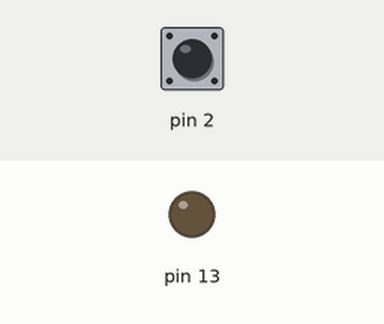
A sketch run on a simulated Arduino Uno, built with avr-gcc and run on an emulated ATmega328P. Shown: output pins drawn as LEDs (lit = HIGH). The test bench sets the inputs (shaded band); at power-on: pin 2 LOW. What the sketch prints to the serial monitor is not drawn.

Above: at 1.2 s.
1.3 s: pin 2 pulsed HIGH 5 times (0.12 s each, 0.3 s apart)
At 2.26 s:
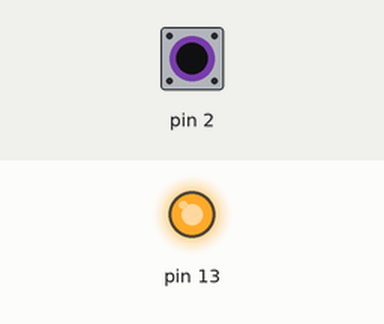
Timing chart, 0 to 4.3 s (numbered marks = the images above; inputs shaded):
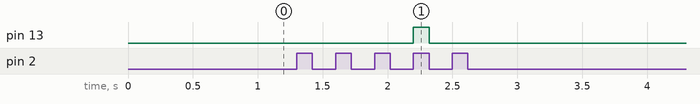

The sketch:

TactSwitchDTS6V.ino
```cpp
//
// Sample sketch for class Tact Switch(use Interrupt / pull-down)
//
#include "TactSwitchDTS6V.hpp"

using namespace ElectronicComponent;

TactSwitchDTS6V* mySwitch;
const unsigned long BAUD_RATE       = 9600UL;
const unsigned int  SIGNAL_LINE_PIN = 2U;
const unsigned int  ONBOARD_LED     = 13U;

void setup() {
  Serial.begin( BAUD_RATE );
  Serial.println("Ready...");

  mySwitch = new TactSwitchDTS6V( SIGNAL_LINE_PIN, TactSwitchDTS6V::TYPE_PULLDOWN );
  attachInterrupt( digitalPinToInterrupt( SIGNAL_LINE_PIN ), (void (*)())&mySwitch->startInterrupt, RISING );

  pinMode( ONBOARD_LED, OUTPUT );
  digitalWrite( ONBOARD_LED, LOW );
}

void loop() {
  int ret = mySwitch->getCondition();

  if( ret == TactSwitchDTS6V::RET_SHORTDOWN ) {
    Serial.print( millis() );
    Serial.println( " : Switch Down" );
    digitalWrite( ONBOARD_LED, LOW );

  } else if( ret == TactSwitchDTS6V::RET_HOLDDOWN ) {
    Serial.print( millis() );
    Serial.println( " : Switch Holddown" );
    digitalWrite( ONBOARD_LED, LOW );

  } else if( ret == TactSwitchDTS6V::RET_PUSHING ) {
    digitalWrite( ONBOARD_LED, HIGH );

  }

}
```

TactSwitchDTS6V.cpp
```cpp
//
// Filename :   TactSwitchDTS6V.cpp
// Abstruct :   Method for TactSwitchDTS6V class
// Author   :   application_division@atit.jp
// Update   :   2024/10/11 New Creation
#include "Arduino.h"
#include "TactSwitchDTS6V.hpp"

namespace ElectronicComponent {
//
// Method   :   TactSwitchDTS6V
// Abstruct :   コンストラクタ
// Argument :   int inputPin : Arduino側ピン番号
// Note     :   回路区分が省略された場合、プルアップにする
TactSwitchDTS6V::TactSwitchDTS6V( unsigned int inputPin ) : TactSwitchDTS6V( inputPin, TYPE_PULLUP ) {
}

//
// Method   :   TactSwitchDTS6V
// Abstruct :   コンストラクタ
// Argument :   int inputPin : Arduino側ピン番号
//          :   int typePull : 回路区分(pull-up/pull-down)
static TactSwitchDTS6V::TactSwitchDTS6V( unsigned int inputPin, const int typePull ) {
    this->pin             = inputPin;
    pinMode( this->pin, INPUT );
    this->swStatus        = SW_STS_STANDBY;
    this->detectTime      = 0UL;
    this->isInterrupt     = true;
    if( typePull == TYPE_PULLUP ) {
        this->unconnected = HIGH;
        this->connected   = LOW;
    } else {
        this->unconnected = LOW;
        this->connected   = HIGH;
    }
    this->latency         = DEF_LATENCY;
    this->holdDownTime    = DEF_HOLDDOWN;
}

//
// Method   :   setLatency
// Abstruct :   チャタリング防止レイテンシ設定
// Argument :   unsigned long invalue : レイテンシ
// Return   :   n/a
void TactSwitchDTS6V::setLatency( unsigned long inValue ) {
    if( inValue <= LATENCY_MAX ) {
        this->latency = inValue;
    }
}

//
// Method   :   setHoldDown
// Abstruct :   長押し判定時間閾値設定
// Argument :   unsigned long invalue : 長押し判定時間閾値
// Return   :   n/a
void TactSwitchDTS6V::setHoldDown( unsigned long inValue ) {
    if( inValue >= HOLDDOWN_MIN && inValue <= HOLDDOWN_MAX ) {
        this->holdDownTime = inValue;
    }
}

//
// Method   :   setNoInterrupt
// Abstruct :   割り込みなし設定
// Argument :   n/a
// Return   :   n/a
// Note     :   外部割込みを使用しないときは Setup() 内で本関数をコールすること
void TactSwitchDTS6V::setNoInterrupt() {
    this->isInterrupt = false;
}

//
// Method   :   startInterrupt
// Abstruct :   割り込み時の判定(to DETECTING)
// Argument :   n/a
// Return   :   n/a
void TactSwitchDTS6V::startInterrupt() {
    if( this->swStatus != SW_STS_STANDBY ) {
        // スタンバイ以外は無視
        return;
    }
    // ステータス移行処理実施する
    this->swStatus   = SW_STS_DETECTING;
    this->detectTime = millis();
    return;
}

//
// Method   :   startDetect
// Abstruct :   ステータス判定(to DETECTING)
// Argument :   n/a
// Return   :   int : 判定結果
//                    RET_NOCHANGE : ステータス変更なし
//                    RET_CHANGED  : ステータス変更
int TactSwitchDTS6V::startDetect() {
    if( this->swStatus != SW_STS_STANDBY ) {
        // スタンバイ以外は無視
        return RET_NOCHANGE;
    }
    // スイッチが押された場合ステータス移行判定する
    if( digitalRead( this->pin ) == this->connected ) {
        this->swStatus   = SW_STS_DETECTING;
        this->detectTime = millis();
        return RET_CHANGED;
    } else {
        return RET_NOCHANGE;
    }
}

//
// Method   :   startWait
// Abstruct :   ステータス判定(to WAITING)
// Argument :   unsigned long detectTime
//                : ステータス変更からの経過時間
// Return   :   int
//                : 判定結果
//                  RET_NOCHANGE : ステータス変更なし
//                  RET_CHANGED  : ステータス変更
int TactSwitchDTS6V::startWait( unsigned long detectTime ) {
    if( this->swStatus != SW_STS_DETECTING ) {
        // DETECTED以外のステータスは無視
        return RET_NOCHANGE;
    }
    // レイテンシ時間超過しているかつスイッチから離されている場合ステータス移行と判定
    if( detectTime > this->latency && digitalRead( this->pin ) == this->unconnected ) {
        this->swStatus   = SW_STS_WAITING;
        this->detectTime = millis();
        return RET_CHANGED;
    } else {
        return RET_NOCHANGE;
    }
}

//
// Method   :   startStandby
// Abstruct :   ステータス判定(to STAND_BY)
// Argument :   unsigned long detectTime
//                : ステータス変更からの経過時間
// Return   :   int
//                : 判定結果
//                  RET_NOCHANGE : ステータス変更なし
//                  RET_CHANGED  : ステータス変更
int TactSwitchDTS6V::startStandby( unsigned long detectTime ) {
    if( this->swStatus != SW_STS_WAITING ) {
        // WAITING以外のステータスは無視
        return RET_NOCHANGE;
    }
    // レイテンシ時間超過している場合ステータス移行を判定
    if( detectTime > this->latency ) {
        this->swStatus   = SW_STS_STANDBY;
        this->detectTime = 0UL;
        return RET_CHANGED;
    } else {
        return RET_NOCHANGE;
    }
}

//
// Method   :   getCondition
// Abstruct :   タクトスイッチ状態判定
// Argument :   n/a
// Return   :   int : 判定結果
//                    RET_SKIP      : 判定スキップ
//                    RET_PUSHING   : 押されている
//                    RET_SHORTDOWN : 押された
//                    RET_HOLDDOWN  : 長押しされた
int TactSwitchDTS6V::getCondition() {
    int retValue = RET_SKIP;    // 戻り値保持用

    // 経過時間の取得(経過時間が 0 の場合経過時間 0 とする)
    unsigned long elapsedTime = ( this->detectTime == 0UL ? 0UL: millis() - this->detectTime );

    switch ( this->swStatus ) {
        // ステータスが STANDBYの場合、DETECTINGへの移行判定を行う
        case SW_STS_STANDBY:
            if( this->isInterrupt == true ) {
                // 割り込み処理を利用する場合ここではコールしない
                return RET_SKIP;
            }
            if( RET_CHANGED == startDetect() ) {
                // ステータス移行した場合は押されている状態を返す(移行なしの場合SKIP)
                retValue = RET_PUSHING;
            }
            break;
        // ステータスが DETECTINGの場合、WAITINGへの移行判定を行う
        case SW_STS_DETECTING:
            if( RET_CHANGED == startWait( elapsedTime ) ) {
                // ステータス移行した場合、スイッチを離すまでの経過時間から長押し判定を行う
                if( elapsedTime > this->holdDownTime ) {
                    retValue = RET_HOLDDOWN;
                } else {
                    retValue = RET_SHORTDOWN;
                }
            } else {
                // ステータス移行なしの場合は押されている状態を返す
                retValue = RET_PUSHING;
            }
            break;
        // ステータスが WAITINGの場合、STANDBYへの移行判定を行う
        case SW_STS_WAITING:
            startStandby( elapsedTime );
            break;
    }
    return retValue;
}
}
```

TactSwitchDTS6V.hpp
```cpp
#ifndef TACT_SWITCH_DTS6V_H
#define TACT_SWITCH_DTS6V_H
//
// Filename :   TactSwitchDTS6V.hpp
// Abstruct :   Class definition for Tact Switch
// Author   :   application_division@atit.jp
// Update   :   2024/10/11 New Creation

namespace ElectronicComponent {
//
// Class    :   TactSwitchDTS6V
// Abstruct :   Class definition for Tact Switch
class TactSwitchDTS6V {
    // Definition of constant
private:
    enum statusValue {
        SW_STS_STANDBY               = 0,       // ステータス(待機)
        SW_STS_DETECTING,                       // ステータス(検知中)
        SW_STS_WAITING                          // ステータス(復帰待ち)
    };
    enum intarnalReturnValue {
        RET_CHANGED                  = 4,       // ステータス変更あり
        RET_NOCHANGE                            // ステータス変更なし
    };
    const unsigned long DEF_LATENCY  = 30UL;    // レイテンシデフォルト値
    const unsigned long LATENCY_MAX  = 50UL;    // レイテンシ上限値
    const unsigned long DEF_HOLDDOWN = 2000UL;  // 長押し判定時間閾値デフォルト値
    const unsigned long HOLDDOWN_MIN = 1000UL;  // 長押し判定時間閾値下限値
    const unsigned long HOLDDOWN_MAX = 8000UL;  // 長押し判定時間閾値上限値
public:
    enum cercitType {
        TYPE_PULLUP                  = 0,       // 回路区分(プルアップ)
        TYPE_PULLDOWN                           // 回路区分(プルダウン)
    };
    enum returnValue {
        RET_SKIP                     = -99,     // 判定スキップまたは押されていない
        RET_PUSHING                  = 1,       // 押されている
        RET_SHORTDOWN,                          // 押された
        RET_HOLDDOWN                            // 長押しされた
    };
    // Definition of variable
private:
    unsigned int  pin;                          // 対向Arduinoピン番号
    int           swStatus;                     // 処理ステータス
    unsigned long detectTime;                   // ステータス変更時刻(msec)
    bool          isInterrupt;                  // 割り込み有無
    int           connected;                    // 未接続時状態
    int           unconnected;                  // 接続時状態
    unsigned long latency;                      // チャタリング防止レイテンシ(ms,デフォルト値30ms)
    unsigned long holdDownTime;                 // 長押し判定時間閾値(ms,デフォルト値2000ms)
    // Definition of method
private:
    int  startDetect();                         // Method:ステータス判定(to DETECTING)
    int  startWait( unsigned long );            // Method:ステータス判定(to WAITING)
    int  startStandby( unsigned long);          // Method:ステータス判定(to STAND_BY)
public:
    TactSwitchDTS6V( unsigned int );            // Method:コンストラクタ
    TactSwitchDTS6V( unsigned int, int );       // Method:コンストラクタ
    void setLatency( unsigned long );           // Method:チャタリング防止レイテンシ設定
    void setHoldDown( unsigned long );          // Method:長押し判定時間閾値設定
    void setNoInterrupt();                      // Method:割り込み設定
    void startInterrupt();                      // Method:割り込み時の判定(to DETECTING)
    int  getCondition();                        // Method:ボタン状態判定
};
}
#endif
```

Measured:
- after the input at 1.3 s, pin 13: LOW → HIGH after 0.90 s, → LOW 0.12 s later
